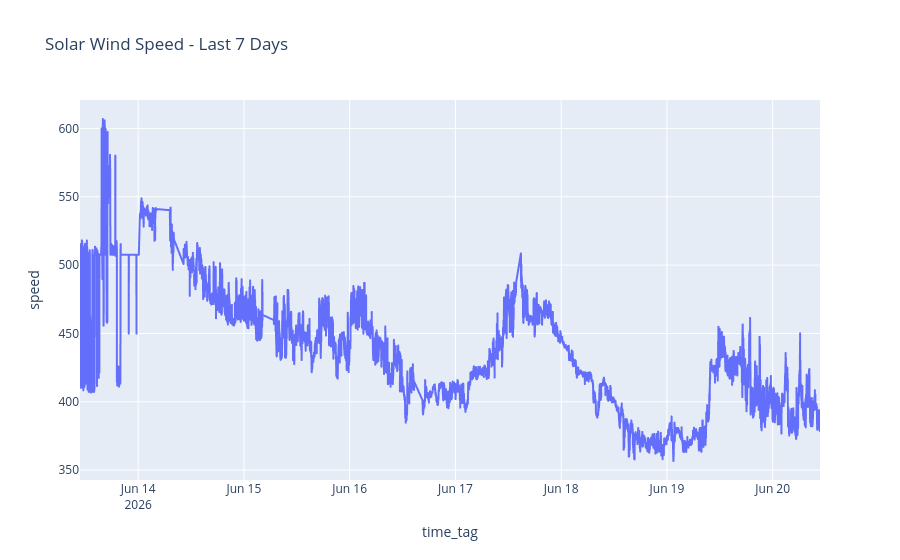

The code cell stored with this chart in its notebook:
### Code cell
fig = px.line(
    df,
    x="time_tag",
    y = "speed",
    title = "Solar Wind Speed - Last 7 Days"
)

fig

### Figure 1 — Plotly figure (JSON) as saved in the notebook; plotly's stock layout.template omitted (floating-point values rounded to 4 significant figures; data arrays with more than 128 entries replaced by an {"elided": "..."} marker saying what was removed)
{"data": [{"hovertemplate": "time_tag=%{x}<br>speed=%{y}<extra></extra>", "legendgroup": "", "line": {"color": "#636efa", "dash": "solid"}, "marker": {"symbol": "circle"}, "mode": "lines", "name": "", "showlegend": false, "type": "scattergl", "x": {"elided": "9195 str values"}, "xaxis": "x", "y": {"elided": "9195 float values"}, "yaxis": "y"}], "layout": {"legend": {"tracegroupgap": 0}, "title": {"text": "Solar Wind Speed - Last 7 Days"}, "xaxis": {"anchor": "y", "domain": [0, 1], "title": {"text": "time_tag"}}, "yaxis": {"anchor": "x", "domain": [0, 1], "title": {"text": "speed"}}}}
